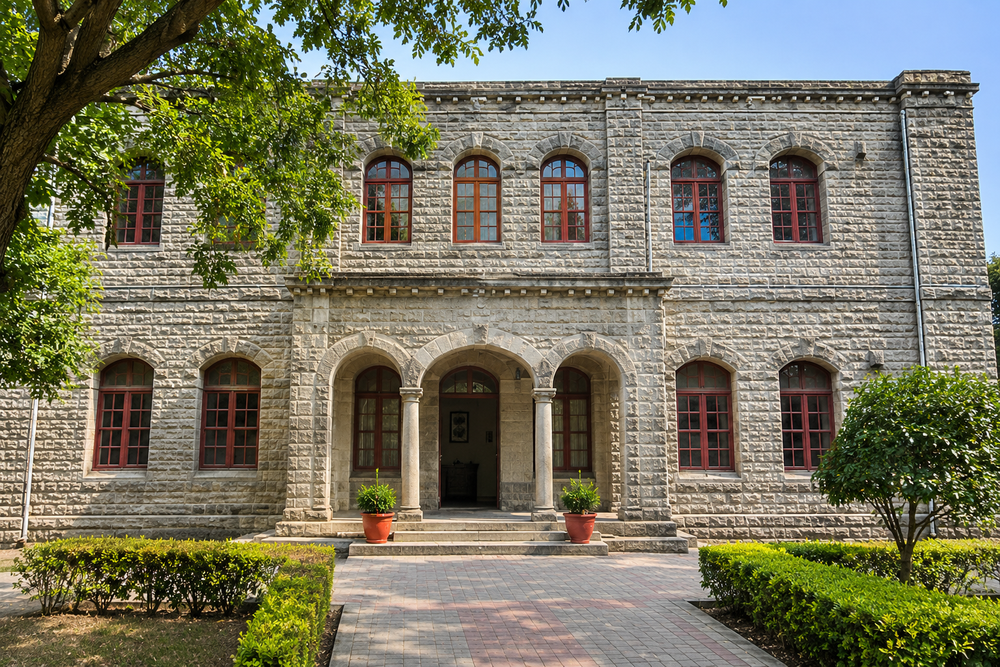
#> input picture data/test1.png, 1000 x 667 px, shrunk from 1536 x 1024 before the run, found by its file name
$ python FM+Homography.py
#> lines starting #> are read from the running program, lines starting #| are printed output that depends on the picture

import cv2 as cv
import numpy as np
import matplotlib.pyplot as plt

MIN_MATCH_COUNT = 10
TEST_SIZE = 0.20
RANDOM_SEED = 42
RANSAC_THRESHOLD = 3.0
TEST_THRESHOLD = 3.0

# Load images
img0 = cv.imread("test1.png", cv.IMREAD_GRAYSCALE)
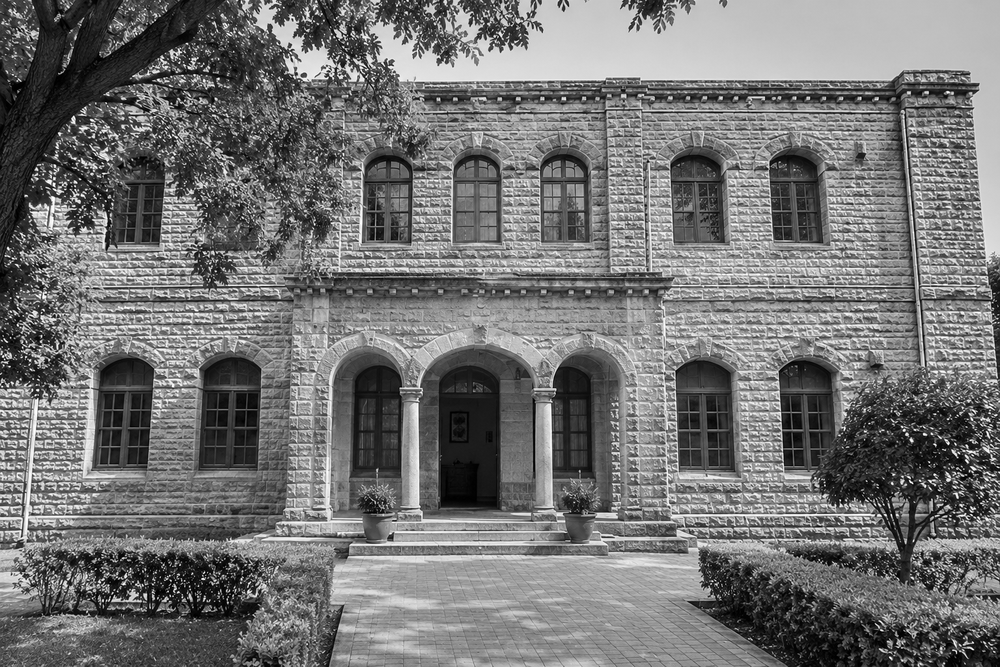
#> img0: shape (667, 1000); min 0, max 255, mean 115.3
img1 = cv.imread("test2.png", cv.IMREAD_GRAYSCALE)
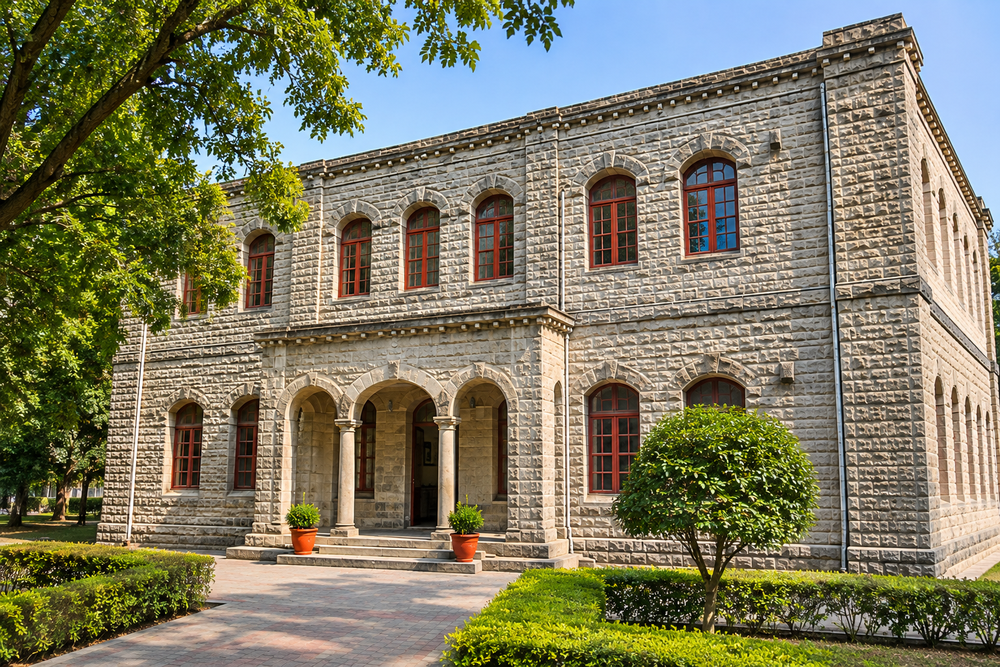
#> input picture data/test2.png, 1000 x 667 px, shrunk from 1536 x 1024 before the run, found by its file name
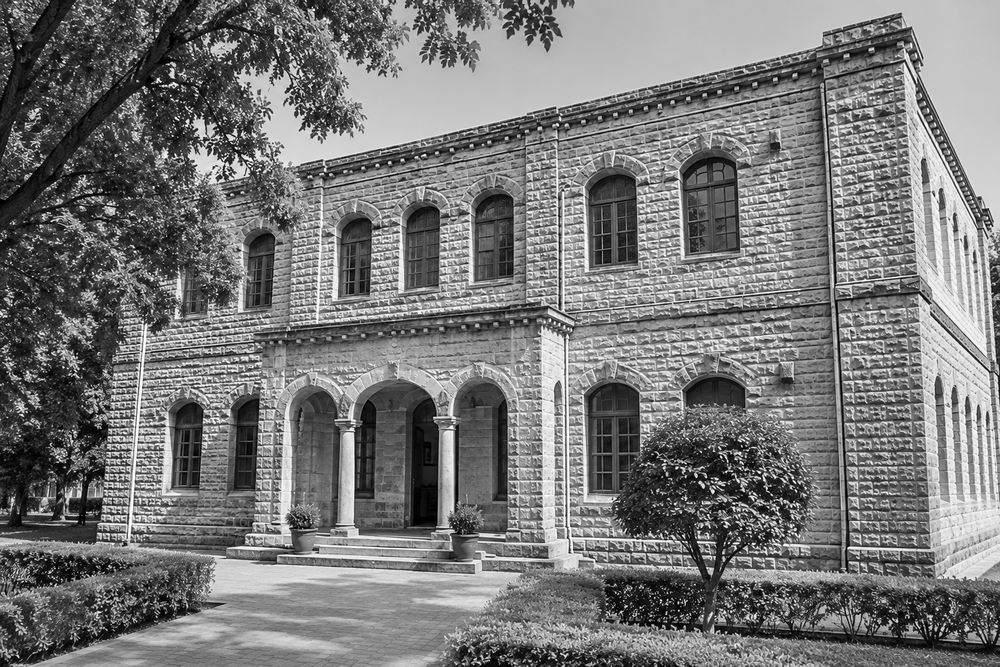
#> img1: shape (667, 1000); min 0, max 255, mean 119.9

if img0 is None or img1 is None:
    raise FileNotFoundError("Could not load input images. Check image paths.")

# Initialize SIFT detector
sift = cv.SIFT_create()

# Detect keypoints and descriptors
kp0, dsc0 = sift.detectAndCompute(img0, None)
#> kp0 = 10814 keypoints; strongest (x, y, size): (38, 390, 1.8), (924, 434, 2.2), (8, 248, 1.9), (907, 434, 2.2)
kp1, dsc1 = sift.detectAndCompute(img1, None)
#> kp1 = 11136 keypoints; strongest (x, y, size): (759, 472, 1.8), (676, 468, 1.9), (713, 492, 2.5), (389, 163, 2.2)

if dsc0 is None or dsc1 is None:
    raise ValueError("No features detected in one or both images.")

print("Keypoints in image 1:", len(kp0))
#| Keypoints in image 1: 10814
print("Keypoints in image 2:", len(kp1))
#| Keypoints in image 2: 11136

# Initialize FLANN matcher
FLANN_INDEX_KDTREE = 1

index_params = dict(
    algorithm=FLANN_INDEX_KDTREE,
    trees=5
)

search_params = dict(checks=50)

flann = cv.FlannBasedMatcher(index_params, search_params)

# Find the two nearest matches
matches = flann.knnMatch(dsc0, dsc1, k=2)
#> matches = 10814 matches

# Lowe's ratio test
good = []

for pair in matches:
    if len(pair) == 2:
        m, n = pair
        if m.distance < 0.7 * n.distance:
            good.append(m)
#> after the loop, good = 378 matches

print("\nGood matches:", len(good))
#| Good matches: 378

matchesMask = None
warped = None
overlay = None
img1_display = cv.cvtColor(img1, cv.COLOR_GRAY2BGR)

# ----------------------------------
# HOMOGRAPHY AND VALIDATION
# ----------------------------------

if len(good) >= MIN_MATCH_COUNT:

    src_pts = np.float32(
        [kp0[m.queryIdx].pt for m in good]
    ).reshape(-1, 1, 2)
#> src_pts = 378 rows, first 8: [24.91, 537.9], [27.49, 505.2], [32.2, 503.5], [32.43, 514], [36.54, 438.6], [40.52, 506.5], [65.77, 416], [69.41, 405.3]

    dst_pts = np.float32(
        [kp1[m.trainIdx].pt for m in good]
    ).reshape(-1, 1, 2)
#> dst_pts = 378 rows, first 8: [128.9, 538.9], [130.8, 515.4], [134.6, 513.8], [135.6, 521.8], [137, 465.3], [139.5, 516.4], [778.2, 187.6], [217.4, 371]

    # 80/20 dataset split
    rng = np.random.default_rng(RANDOM_SEED)
    indices = rng.permutation(len(good))
#> indices = 378 values, max 377 at index 198, min 0 at index 28, mean 188.5

    test_count = max(1, int(len(good) * TEST_SIZE))
#> test_count = 75

    test_idx = indices[:test_count]
#> test_idx = 75 values, max 376 at index 0, min 0 at index 28, mean 190.4
    train_idx = indices[test_count:]
#> train_idx = 303 values, max 377 at index 123, min 1 at index 239, mean 188

    train_src = src_pts[train_idx]
#> train_src = 303 rows, first 8: [382.6, 164], [634.7, 299.4], [32.43, 514], [782.9, 342.2], [941.6, 145.6], [859.9, 115.6], [693.3, 484.4], [848.3, 230.6]
    train_dst = dst_pts[train_idx]
#> train_dst = 303 rows, first 8: [704, 168.1], [517.1, 329], [135.6, 521.8], [686.7, 359.5], [865.7, 116.9], [777.9, 98.63], [597, 507.9], [759.8, 232.9]

    test_src = src_pts[test_idx]
#> test_src = 75 rows, first 8: [981.2, 353.6], [469.9, 126.9], [807.6, 265.3], [221.4, 199.5], [743, 91.9], [788.8, 295.7], [678.8, 239.6], [865.8, 348.4]
    test_dst = dst_pts[test_idx]
#> test_dst = 75 rows, first 8: [904.4, 358.2], [414.4, 183.2], [720.6, 278.8], [227.4, 272.3], [650.7, 100.1], [693, 310.4], [691.7, 247.6], [775.1, 360.8]

    print("\n--- Dataset Split ---")
    print("Training matches:", len(train_idx))
#| Training matches: 303
    print("Testing matches:", len(test_idx))
#| Testing matches: 75

    # Estimate homography using training matches
    M, train_mask = cv.findHomography(
        train_src,
        train_dst,
        cv.RANSAC,
        RANSAC_THRESHOLD
    )
#> M = [[0.465, 0.0243, 121.2], [-0.192, 0.777, 143.2], [-0.000388, 6.42e-05, 1]]; train_mask = 303 values, max 1 at index 3, min 0 at index 0, mean 0.492

    if M is not None and train_mask is not None:

        # ----------------------------------
        # TRAINING PERFORMANCE
        # ----------------------------------

        train_inlier_mask = train_mask.ravel().astype(bool)
        train_inliers = int(np.sum(train_inlier_mask))
#> train_inliers = 149
        train_ratio = train_inliers / len(train_idx)
#> train_ratio = 0.492

        train_projected = cv.perspectiveTransform(
            train_src[train_inlier_mask],
            M
        )
#> train_projected = 149 rows, first 8: [687.1, 360], [777.4, 100.4], [597.4, 506.8], [760.1, 232.3], [666.4, 383.1], [454.3, 281.8], [676.4, 365], [758.8, 328.4]

        train_errors = np.linalg.norm(
            train_projected.reshape(-1, 2) -
            train_dst[train_inlier_mask].reshape(-1, 2),
            axis=1
        )
#> train_errors = 149 values, max 2.86 at index 144, min 0.0258 at index 82, mean 0.915

        print("\n--- Training Results ---")
        print("RANSAC inliers:", train_inliers)
#| RANSAC inliers: 149
        print("Inlier ratio:", round(train_ratio, 3))
#| Inlier ratio: 0.492
        print("Mean reprojection error:",
              round(np.mean(train_errors), 3), "pixels")
#| Mean reprojection error: 0.915 pixels
        print("Median reprojection error:",
              round(np.median(train_errors), 3), "pixels")
#| Median reprojection error: 0.835 pixels

        # ----------------------------------
        # INDEPENDENT TESTING
        # ----------------------------------

        test_projected = cv.perspectiveTransform(
            test_src,
            M
        )
#> test_projected = 75 rows, first 8: [912.8, 357.1], [415, 183.4], [714.9, 275.8], [247, 275.8], [653.4, 99.99], [694.4, 310.4], [588.5, 264.4], [775.3, 360.5]

        test_errors = np.linalg.norm(
            test_projected.reshape(-1, 2) -
            test_dst.reshape(-1, 2),
            axis=1
        )
#> test_errors = 75 values, max 484.3 at index 56, min 0.0501 at index 66, mean 30.3

        # Geometric validation of test matches
        test_inlier_mask = test_errors <= TEST_THRESHOLD

        test_inliers = int(np.sum(test_inlier_mask))
#> test_inliers = 36
        test_outliers = len(test_errors) - test_inliers
#> test_outliers = 39
        test_ratio = test_inliers / len(test_errors)
#> test_ratio = 0.48

        valid_test_errors = test_errors[test_inlier_mask]
#> valid_test_errors = 36 values, max 2.79 at index 24, min 0.0501 at index 30, mean 1.14

        print("\n--- Independent Testing Results ---")
        print("Total testing matches:", len(test_errors))
#| Total testing matches: 75
        print("Test inliers:", test_inliers)
#| Test inliers: 36
        print("Test outliers:", test_outliers)
#| Test outliers: 39
        print("Test inlier ratio:", round(test_ratio, 3))
#| Test inlier ratio: 0.48

        print("\n--- Validated Test Reprojection Error ---")

        if test_inliers > 0:
            print("Mean error:",
                  round(np.mean(valid_test_errors), 3), "pixels")
#| Mean error: 1.142 pixels
            print("Median error:",
                  round(np.median(valid_test_errors), 3), "pixels")
#| Median error: 1.094 pixels
            print("Maximum error:",
                  round(np.max(valid_test_errors), 3), "pixels")
#| Maximum error: 2.793 pixels
        else:
            print("No geometrically consistent test matches found.")

        print("\n--- All Test Correspondences ---")
        print("Mean error:", round(np.mean(test_errors), 3), "pixels")
#| Mean error: 30.301 pixels
        print("Median error:", round(np.median(test_errors), 3), "pixels")
#| Median error: 3.317 pixels
        print("Maximum error:", round(np.max(test_errors), 3), "pixels")
#| Maximum error: 484.274 pixels

        # ----------------------------------
        # FINAL HOMOGRAPHY USING ALL MATCHES
        # ----------------------------------

        M_final, final_mask = cv.findHomography(
            src_pts,
            dst_pts,
            cv.RANSAC,
            RANSAC_THRESHOLD
        )
#> M_final = [[0.467, -0.00389, 122], [-0.185, 0.755, 140.9], [-0.000384, 2.57e-05, 1]]; final_mask = 378 values, max 1 at index 0, min 0 at index 6, mean 0.569

        if M_final is not None and final_mask is not None:

            matchesMask = final_mask.ravel().tolist()
#> matchesMask has the same summary as final_mask

            final_inliers = int(final_mask.sum())
#> final_inliers = 215
            final_ratio = final_inliers / len(good)
#> final_ratio = 0.569

            print("\n--- Final Homography Results ---")
            print("Total good matches:", len(good))
#| Total good matches: 378
            print("Final RANSAC inliers:", final_inliers)
#| Final RANSAC inliers: 215
            print("Final inlier ratio:", round(final_ratio, 3))
#| Final inlier ratio: 0.569

            # Get dimensions of first image
            h, w = img0.shape
#> h = 667; w = 1000

            # Define image corners
            pts = np.float32([
                [0, 0],
                [0, h - 1],
                [w - 1, h - 1],
                [w - 1, 0]
            ]).reshape(-1, 1, 2)
#> pts = [[0, 0], [0, 666], [999, 666], [999, 0]]

            # Transform corners into second image coordinates
            dst = cv.perspectiveTransform(pts, M_final)
#> dst = [[122, 140.9], [117.4, 633], [925, 725.2], [954.9, -70.57]]

            # Draw projected boundary
            cv.polylines(
                img1_display,
                [np.int32(dst)],
                True,
                (0, 255, 0),
                3,
                cv.LINE_AA
            )
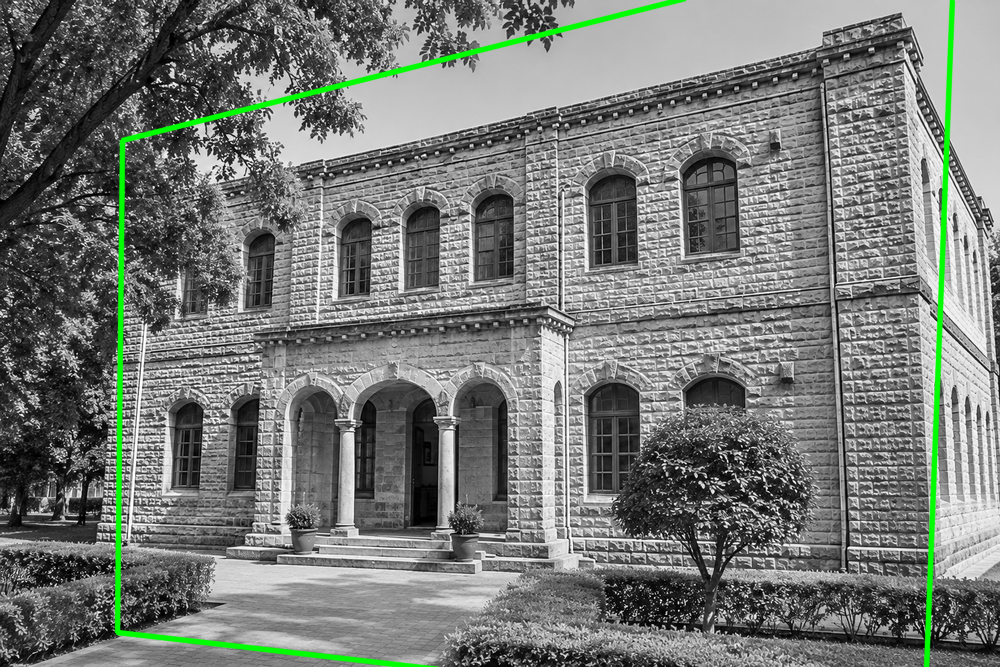
#> img1_display: shape (667, 1000, 3); mean B, G, R 117.6, 121.8, 117.6

            # Warp first image into second image perspective
            warped = cv.warpPerspective(
                img0,
                M_final,
                (img1.shape[1], img1.shape[0])
            )
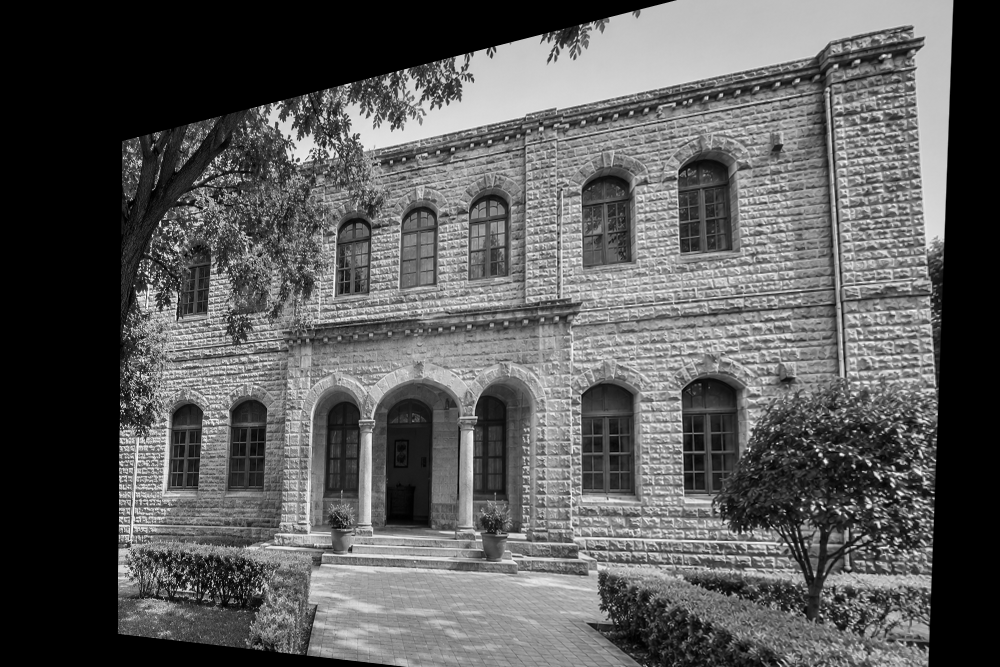
#> warped: shape (667, 1000); min 0, max 255, mean 89.6

            # Blend warped image with target image
            overlay = cv.addWeighted(
                warped,
                0.5,
                img1,
                0.5,
                0
            )
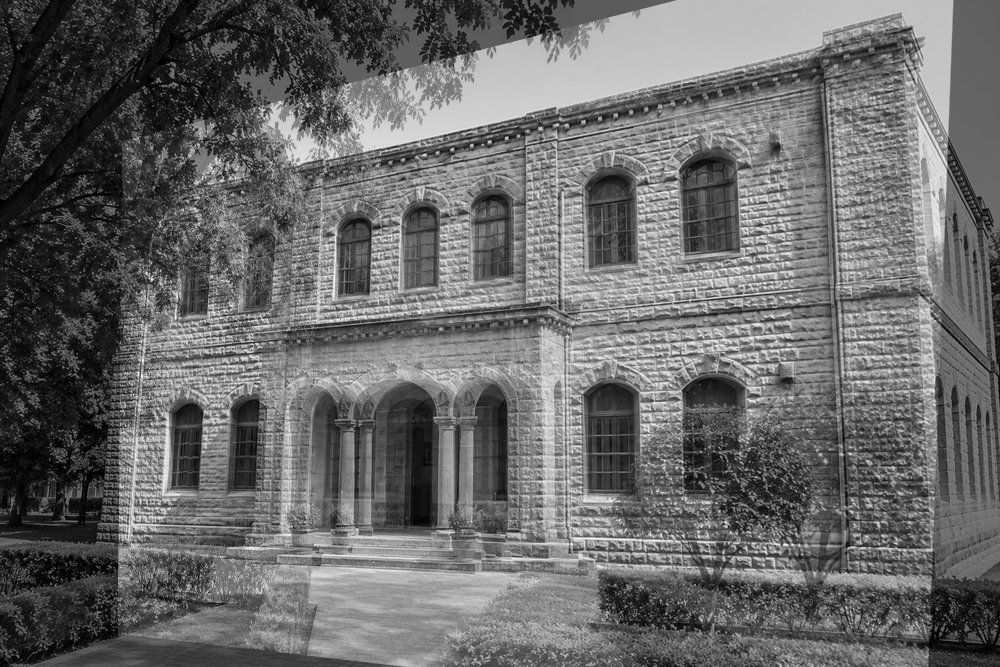
#> overlay: shape (667, 1000); min 0, max 248, mean 104.7

            print("\nHomography calculated successfully.")

        else:
            print("Final homography calculation failed.")

    else:
        print("Training homography calculation failed.")

else:
    print(
        "Not enough matches: {}/{}".format(
            len(good),
            MIN_MATCH_COUNT
        )
    )

# ----------------------------------
# FEATURE MATCHING VISUALIZATION
# ----------------------------------

if matchesMask is not None:

    draw_params = dict(
        matchColor=(0, 255, 0),
        singlePointColor=None,
        matchesMask=matchesMask,
        flags=cv.DrawMatchesFlags_NOT_DRAW_SINGLE_POINTS
    )
#> draw_params = 4 items

    img3 = cv.drawMatches(
        img0,
        kp0,
        img1_display,
        kp1,
        good,
        None,
        **draw_params
    )
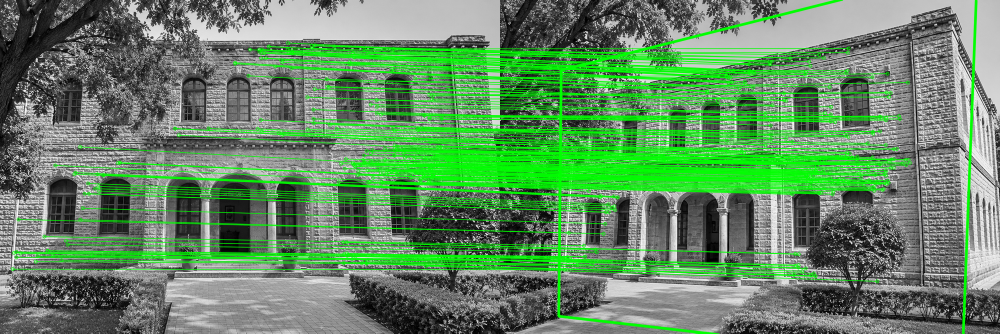
#> img3: shape (667, 2000, 3) (shown at 1/2 size); mean B, G, R 99.1, 138.2, 99.1

    plt.figure(figsize=(16, 8))
    plt.imshow(cv.cvtColor(img3, cv.COLOR_BGR2RGB))
    plt.title("SIFT Feature Matching + Homography (RANSAC)")
    plt.axis("off")
    plt.tight_layout()
    plt.show()

# ----------------------------------
# IMAGE ALIGNMENT VISUALIZATION
# ----------------------------------

if warped is not None and overlay is not None:

    plt.figure(figsize=(18, 6))

    plt.subplot(1, 3, 1)
    plt.imshow(img0, cmap="gray")
    plt.title("Original Image")
    plt.axis("off")

    plt.subplot(1, 3, 2)
    plt.imshow(warped, cmap="gray")
    plt.title("Warped Image")
    plt.axis("off")

    plt.subplot(1, 3, 3)
    plt.imshow(overlay, cmap="gray")
    plt.title("Alignment Overlay")
    plt.axis("off")

    plt.tight_layout()
    plt.show()
